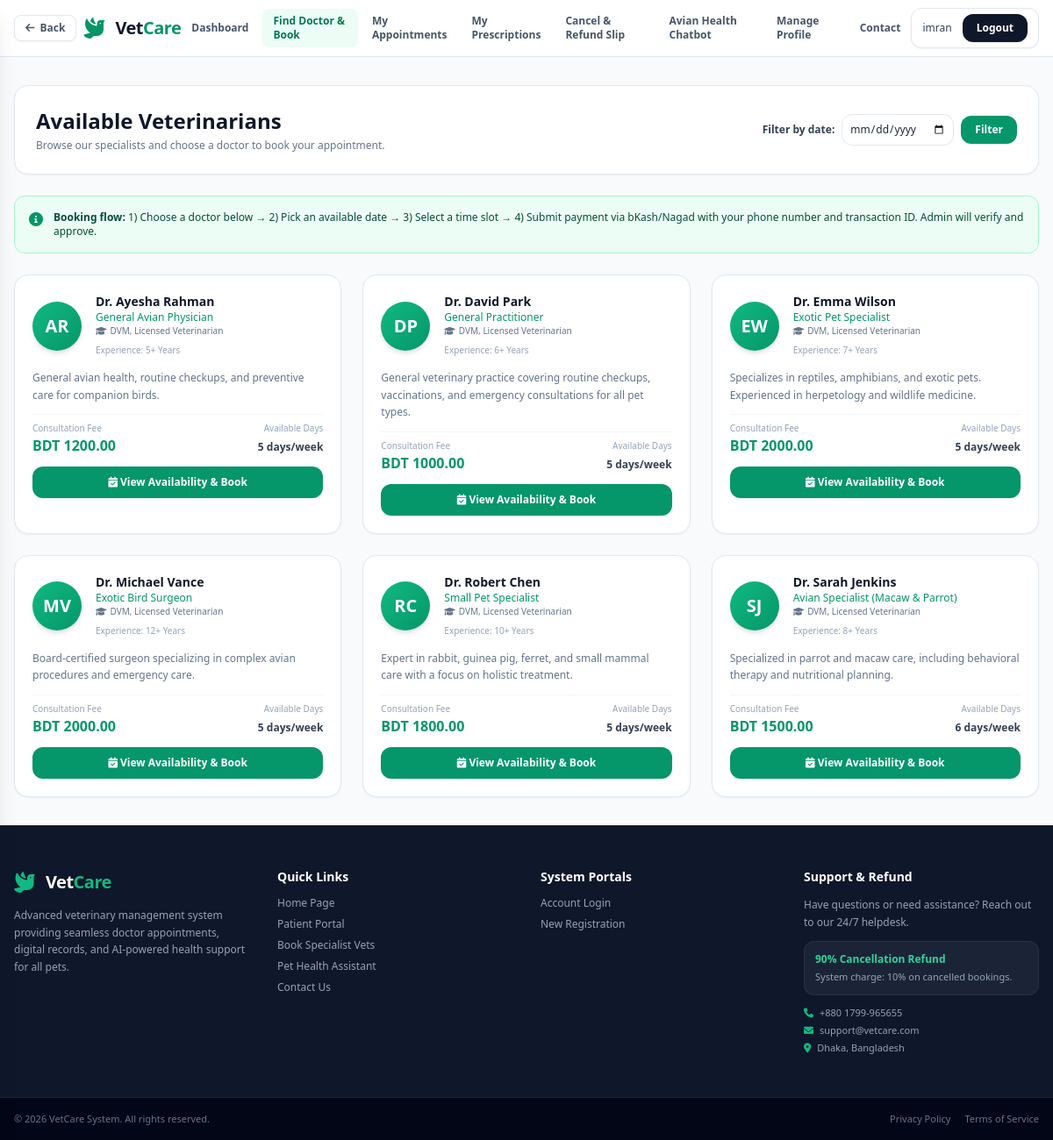
Before: /doctors/ (signed in) with the older database file.
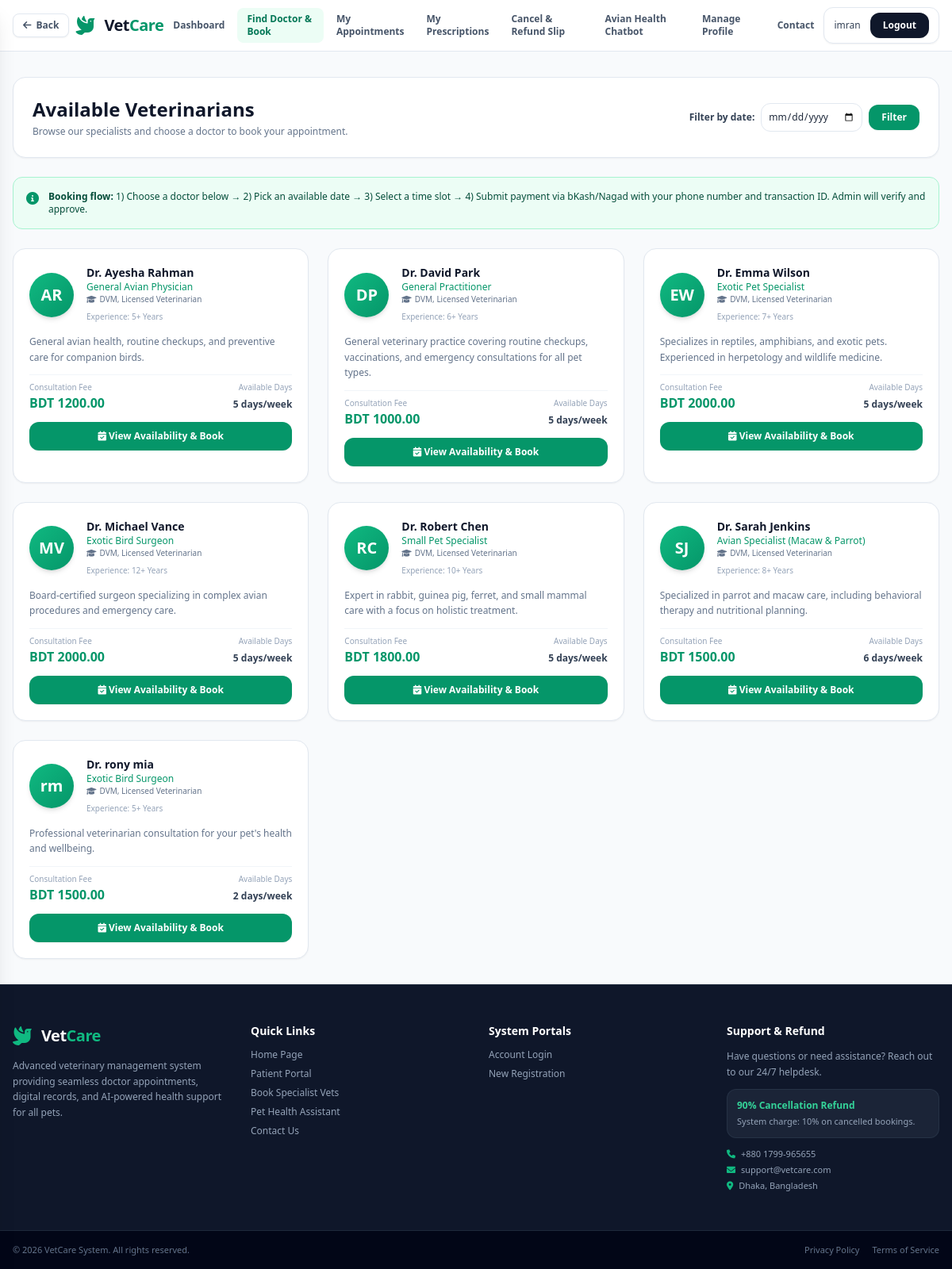
After: the same page with the newer database file.
### vet/models.py (models this page shows, shortened)
class Doctor(models.Model):
    user = models.OneToOneField(settings.AUTH_USER_MODEL, on_delete=models.CASCADE, related_name='doctor_profile')
    specialty = models.CharField(max_length=100)
    experience_years = models.IntegerField(default=0)
    qualification = models.CharField(max_length=200, blank=True)
    license_number = models.CharField(max_length=50, blank=True)
    consultation_fee = models.DecimalField(max_digits=8, decimal_places=2, default=1500.00)
    bio = models.TextField(blank=True)
    is_active = models.BooleanField(default=True)
    created_at = models.DateTimeField(auto_now_add=True)

### accounts/models.py (models this page shows, shortened)
class User(AbstractUser):
    ROLE_CHOICES = (
        ('PATIENT', 'Patient'),
        ('DOCTOR', 'Doctor'),
        ('ADMIN', 'Admin'),
    )
    role = models.CharField(max_length=20, choices=ROLE_CHOICES, default='PATIENT')
    phone = models.CharField(max_length=20, blank=True)
    country_code = models.CharField(max_length=5, default='+880', blank=True)
    address = models.TextField(blank=True)
    created_at = models.DateTimeField(auto_now_add=True)

### booking/views.py (the view, shortened to what this page needs)
# urls.py: path('doctors/', views.admin_doctors, name='admin_doctors'),
@login_required
def doctors(request):
    from vet.models import Availability
    from datetime import datetime
    selected_date_str = request.GET.get('date', '').strip()
    selected_date = None
    weekday = None
    doctors_list = Doctor.objects.filter(
        is_active=True,
    ).select_related('user').order_by('user__first_name')
    doctor_data = []
    for doc in doctors_list:
        avail_qs = doc.availabilities.filter(is_available=True)
        if weekday is not None:
            avail_qs = avail_qs.filter(day_of_week=weekday)
        has_availability = avail_qs.exists()
        if selected_date is not None and not has_availability:
            continue
        avail_days = list(
            doc.availabilities.filter(is_available=True)
            .values_list('day_of_week', flat=True)
            .distinct()
        )
        doctor_data.append({
            'doctor': doc,
            'available_days': avail_days,
        })
    context = {
        'doctor_data': doctor_data,
        'selected_date': selected_date_str,
        'today': datetime.now().date(),
    }
    return render(request, 'doctors.html', context)

### vetcure/templates/doctors.html (shortened to what the changed rows need)
{% extends 'base.html' %}
{% block content %}
<div class="max-w-7xl w-full mx-auto px-4 py-8 space-y-6">
    <div class="bg-white p-6 rounded-2xl border border-slate-200 shadow-sm">
        <div class="flex flex-col md:flex-row md:items-center md:justify-between gap-4">
            <div>
                <h1 class="text-2xl font-bold text-slate-900">Available Veterinarians</h1>
            </div>
        </div>
    </div>
    <div class="grid grid-cols-1 md:grid-cols-2 lg:grid-cols-3 gap-6">
        {% for data in doctor_data %}
        <div class="bg-white rounded-2xl border border-slate-200 p-5 shadow-sm hover:shadow-md hover:border-emerald-300 transition-all duration-200 space-y-3">
            <div class="flex items-center gap-4">
                <div class="w-14 h-14 bg-gradient-to-br from-emerald-500 to-emerald-600 text-white rounded-full flex items-center justify-center font-bold text-xl shadow-md">
                    {{ data.doctor.user.first_name|first }}{{ data.doctor.user.last_name|first }}
                </div>
                <div class="flex-1 min-w-0">
                    <h3 class="font-bold text-slate-900 text-sm truncate">Dr. {{ data.doctor.user.get_full_name|default:data.doctor.user.username }}</h3>
                    <p class="text-xs text-emerald-600 font-medium truncate">{{ data.doctor.specialty }}</p>
                    {% if data.doctor.qualification %}
                    <p class="text-[10px] text-slate-500 truncate"><i class="fa-solid fa-graduation-cap mr-1"></i>{{ data.doctor.qualification }}</p>
                    {% endif %}
                    <span class="text-[10px] text-slate-400">Experience: {{ data.doctor.experience_years }}+ Years</span>
                </div>
            </div>
            <p class="text-xs text-slate-500 leading-relaxed line-clamp-3">{{ data.doctor.bio|truncatechars:140|default:"Professional veterinarian consultation for your pet's health and wellbeing." }}</p>
            <div class="flex items-center justify-between pt-2 border-t border-slate-100">
                <div>
                    <span class="text-[10px] text-slate-400 block">Consultation Fee</span>
                    <span class="text-base font-bold text-emerald-600">BDT {{ data.doctor.consultation_fee }}</span>
                </div>
                <div class="text-right">
                    <span class="text-[10px] text-slate-400 block">Available Days</span>
                    <span class="text-xs font-semibold text-slate-700">{{ data.available_days|length }} days/week</span>
                </div>
            </div>
            <a href="{% url 'doctor_detail' data.doctor.id %}" class="block w-full text-center bg-emerald-600 hover:bg-emerald-700 text-white font-semibold py-2.5 rounded-xl shadow-sm transition text-xs">
                <i class="fa-solid fa-calendar-check"></i> View Availability & Book
            </a>
        </div>
        {% empty %}
        <div class="col-span-full text-center py-8 text-slate-500">
            <i class="fa-solid fa-user-doctor text-4xl text-slate-300 mb-2"></i>
            <p>No veterinarians available right now.</p>
        </div>
        {% endfor %}
    </div>
</div>
{% endblock %}

Changed rows visible on the page:
added Doctor: doctor.user.first_name|first "r", doctor.user.last_name|first "m", doctor.user.get_full_name "rony mia", doctor.specialty "Exotic Bird Surgeon", doctor.qualification "DVM, Licensed Veterinarian", doctor.experience_years "5", doctor.bio "Professional veterinarian consultation for your pet's health and wellbeing.", doctor.consultation_fee "1500.00", available_days|length "2"
